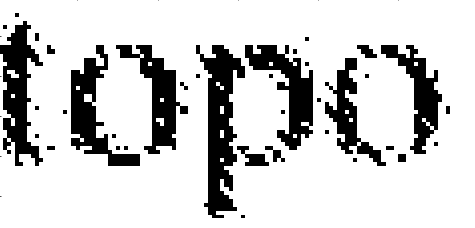
#> input picture notebooks/session_8/test.png, 475 x 228 px
$ jupyter execute session_8.ipynb
#> lines starting #> are read from the running program, lines starting #| are printed output that depends on the picture
# topics:
- [cv2.morphologyEx](#cv2.morphologyEx)

    - [Morphological Transformations docs](https://opencv-python-tutroals.readthedocs.io/en/latest/py_tutorials/py_imgproc/py_morphological_ops/py_morphological_ops.html)

----
slide 4

[cell 1]
import cv2
import numpy as np
import matplotlib.pyplot as plt
from matplotlib.pyplot import figure

# cv2.morphologyEx

[cell 2]
img = cv2.imread('session_8/test.png',0)
#> img is the input picture: shape (228, 475); min 0, max 255, mean 205.6
kernel = np.ones((7,7),np.uint8)
opening = cv2.morphologyEx(img, cv2.MORPH_OPEN, kernel)
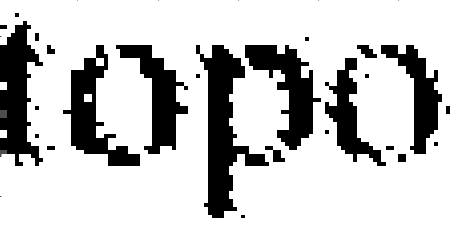
#> opening: shape (228, 475); min 0, max 255, mean 200.3
dst     = cv2.morphologyEx(opening, cv2.MORPH_CLOSE, kernel)


figure(figsize=(6, 6), dpi=80)
plt.subplot(2,1,1),plt.imshow(img,cmap = 'gray')
plt.title(f'Original Image '), plt.xticks([]), plt.yticks([])
plt.subplot(2,1,2),plt.imshow(dst,cmap = 'gray')
plt.title('Denoised with morphologyEx opening and closing'), plt.xticks([]), plt.yticks([])
plt.show()
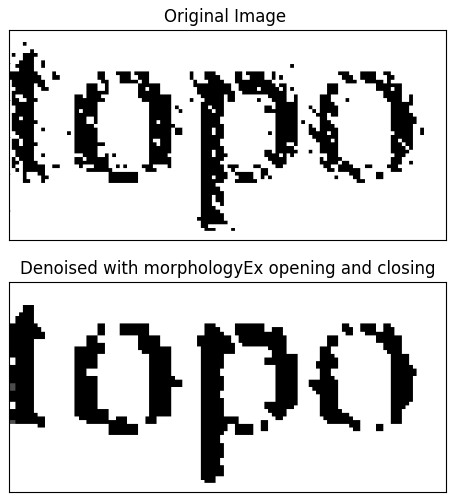
#> figure drawn by matplotlib, 2 panels

[cell 3]
kernel = np.ones((10,10),np.uint8)
kernel[0,0]=kernel[9,0]=kernel[0,9]=kernel[9,9]=0

img = cv2.imread('session_8/art3.jpg',0)
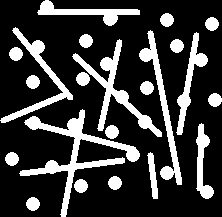
#> input picture notebooks/session_8/art3.jpg, 222 x 217 px
#> img is the input picture: shape (217, 222); min 0, max 255, mean 56.8
dst2 = cv2.morphologyEx(img, cv2.MORPH_OPEN, kernel, iterations=1)
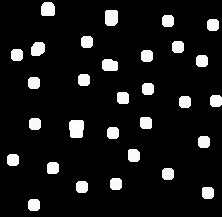
#> dst2: shape (217, 222); min 0, max 254, mean 22.2

figure(figsize=(6, 6), dpi=80)
plt.subplot(2,1,1),plt.imshow(img,cmap = 'gray')
plt.title(f'Original Image '), plt.xticks([]), plt.yticks([])
plt.subplot(2,1,2),plt.imshow(dst2,cmap = 'gray')
plt.title('Denoised with morphologyEx opening'), plt.xticks([]), plt.yticks([])
plt.show()
